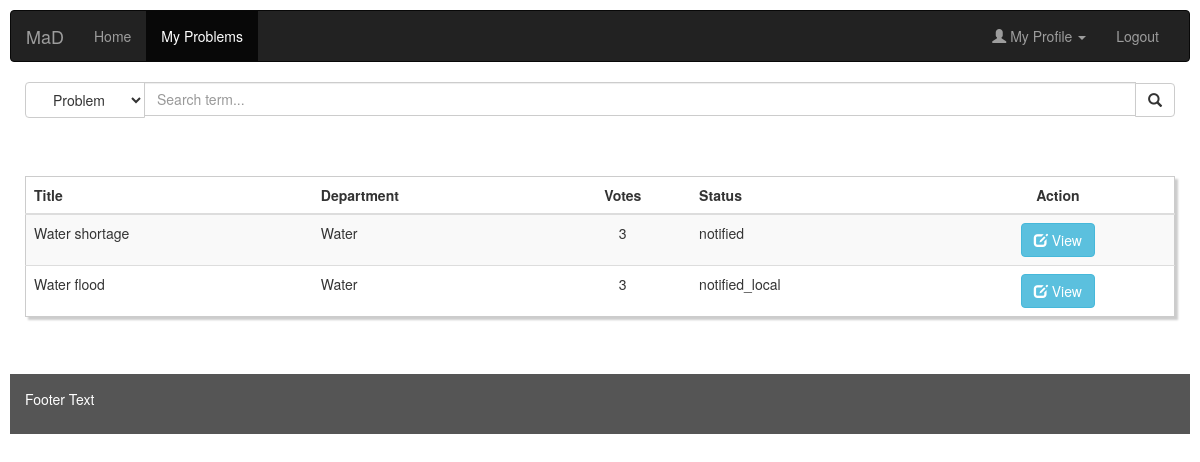
The page /my_problems.php (signed in) on the database its author committed.
### tables this page shows
CREATE TABLE IF NOT EXISTS `Problem` (
  `pID` int(11) NOT NULL AUTO_INCREMENT,
  `cID` int(11) NOT NULL,
  `title` varchar(50) NOT NULL,
  `description` varchar(200) NOT NULL,
  `to_whom` int(11) NOT NULL COMMENT 'Will have gID as foreign key',
  `city` varchar(30) DEFAULT NULL,
  `district` varchar(30) NOT NULL,
  `state` varchar(30) NOT NULL,
  `pin_code` varchar(7) NOT NULL,
  `date_created` datetime NOT NULL,
  `votes` int(11) NOT NULL DEFAULT '0',
  PRIMARY KEY (`pID`)
);

CREATE TABLE IF NOT EXISTS `Govt` (
  `gID` int(11) NOT NULL,
  `dep_name` varchar(50) NOT NULL,
  `email` varchar(50) NOT NULL,
  `contact_num` varchar(15) NOT NULL,
  `city` varchar(30) NOT NULL,
  `district` varchar(30) NOT NULL,
  `state` varchar(30) NOT NULL,
  `pin_code` varchar(7) NOT NULL,
  PRIMARY KEY (`gID`)
);

CREATE TABLE IF NOT EXISTS `Problem_status` (
  `pID` int(11) NOT NULL,
  `status` varchar(30) NOT NULL COMMENT 'created, notified, taken_up, declined, notified_pincode, notified_local, solved',
  `date_created` datetime NOT NULL,
  `date_notified` datetime DEFAULT NULL,
  `date_taken_up` datetime DEFAULT NULL,
  `date_declined` datetime DEFAULT NULL,
  `date_notified_pincode` datetime DEFAULT NULL,
  `date_notified_local` datetime DEFAULT NULL,
  `date_solved` datetime DEFAULT NULL,
  PRIMARY KEY (`pID`)
);

### my_problems.php (the view, shortened to what this page needs)
<?php
require_once('connection.php');
$cID = $_SESSION['SESS_MEMBER_ID'];
?>
<!DOCTYPE html>
<html lang="en">
<head>
  <link rel="stylesheet" href="http://maxcdn.bootstrapcdn.com/bootstrap/3.3.5/css/bootstrap.min.css">
  <link href="css/home.css" rel="stylesheet" type="text/css" />
</head>
<body>
<nav class="navbar navbar-inverse">
  <div class="container-fluid">
    <div class="navbar-header">
      <a class="navbar-brand" href="#">MaD</a>
    </div>
    <div class="collapse navbar-collapse" id="myNavbar">
      <ul class="nav navbar-nav">
        <li><a href="home.php">Home</a></li>
        <li class="active"><a href="#">My Problems</a></li>
      </ul>
      <ul class="nav navbar-nav navbar-right">
        <li class="dropdown show-on-hover">
            <a href="#" class="dropdown-toggle" data-toggle="dropdown" role="button" aria-haspopup="true" aria-expanded="false"><span class="glyphicon glyphicon-user"></span> My Profile <span class="caret"></span></a>
        </li>
        <li><a href="logout.php">Logout</a></li>
      </ul>
    </div>
  </div>
</nav>
<div class="container-fluid">
  <div class="row content">
    <div class="col-md-12 ">
      <form action="#" method="get" id="searchForm" class="input-group">
        <div class="input-group-btn search-panel">
            <select name="search_param" id="search_param" class="btn btn-default dropdown-toggle" data-toggle="dropdown">
                <option value="all">Problem</option>
            </select>
        </div>
        <input type="text" class="form-control" name="x" placeholder="Search term...">
        <span class="input-group-btn">
            <button class="btn btn-default" type="submit">
               <span class="glyphicon glyphicon-search"></span>
            </button>
        </span>
      </form>
      <table class="table table-striped custab">
      <thead>
        <tr>
            <th>Title</th>
            <th>Department</th>
            <th class="text-center">Votes</th>
            <th>Status</th>
            <th class="text-center">Action</th>
        </tr>
      </thead>
      <tbody>
      <?php
        $query="SELECT * FROM Problem where cID = '$cID'";
        $result=mysqli_query($link, $query);
        if($result)
        {
          $num_rows = mysqli_num_rows($result);
        }
        ?>
        <?php if($num_rows > 0) { ?>
          <?php while($problem = mysqli_fetch_assoc($result)) : ?>
            <?php
            $to_whom = $problem['to_whom'];
            $pID = $problem['pID'];
            $query="SELECT dep_name FROM Govt where gID = '$to_whom'";
            $result1=mysqli_query($link, $query);
            $govt = mysqli_fetch_assoc($result1);
            $query="SELECT status FROM Problem_status where pID = '$pID'";
            $result2=mysqli_query($link, $query);
            $problem_status = mysqli_fetch_assoc($result2);
            echo '<tr>';
            echo '<td> '.$problem['title'].'</td>';
            echo '<td> '.$govt['dep_name'].'</td>';
            echo '<td class="text-center"> '.$problem['votes'].'</td>';
            echo '<td> '.$problem_status['status'].'</td>';
            ?>
            <td class="text-center"><a class='btn btn-info btn-md' href="problem.php?pID=<?php echo $pID;?>"><span class="glyphicon glyphicon-edit"></span> View</a></td>
            </tr>
          <?php endwhile; ?>
        <?php } ?>
      </tbody>
      </table>
    </div>
  </div>
</div>
<footer class="container-fluid">
  <p>Footer Text</p>
</footer>
</body>
</html>

### css/home.css (style rules this page uses)
body { padding:10px; }
footer { background-color: #555; color: white; padding: 15px; }
.custab { border: 1px solid #ccc; padding: 5px; margin: 5% 0; box-shadow: 3px 3px 2px #ccc; transition: 0.5s; }

### rows shown on the page
problem: title "Water shortage", govt.dep_name "Water", votes "3", problem_status.status "notified"
problem: title "Water flood", govt.dep_name "Water", votes "3", problem_status.status "notified_local"
